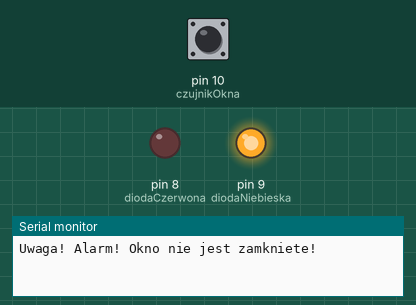
Simulated run of this sketch. Board: Arduino Uno, built with avr-gcc and run on an emulated ATmega328P. Shown: output pins drawn as LEDs (lit = HIGH), the last lines printed to the serial monitor. The inputs (shaded band) are chosen by the test bench; at power-on: pin 10 (czujnikOkna) HIGH.

Above: at 1.2 s.
1.3 s: pin 10 (czujnikOkna) pulled LOW for 0.15 s
At 1.37 s:
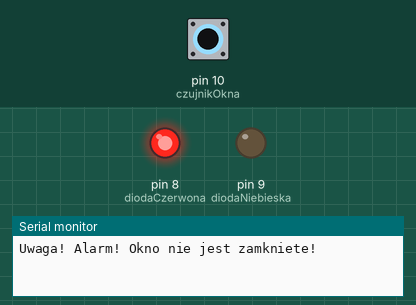
2.9 s: pin 10 (czujnikOkna) pulled LOW for 3.2 s
At 7.2 s:
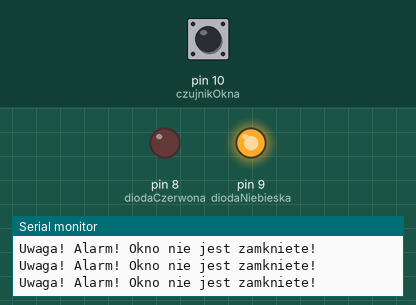
Timing chart, 0 to 8.7 s (numbered marks = the images above; inputs shaded):
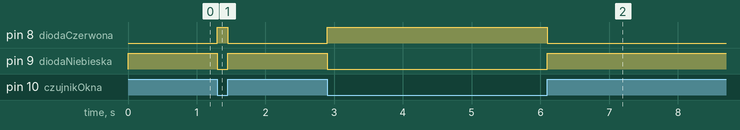

The sketch:

window_open_detector.ino
```cpp
#define diodaCzerwona 8
#define diodaNiebieska 9
#define czujnikOkna 10

void setup() {
  Serial.begin(9600);

  pinMode(diodaCzerwona, OUTPUT); //Wyjście diody zielonej
  pinMode(diodaNiebieska, OUTPUT); //Wyjście diody czerwonej
  pinMode(czujnikOkna, INPUT_PULLUP); //Przycisk

  digitalWrite(diodaCzerwona, LOW);
  digitalWrite(diodaNiebieska, LOW);

}

void loop() {

  if (digitalRead(czujnikOkna) == LOW) {
    digitalWrite(diodaCzerwona, HIGH);
    digitalWrite(diodaNiebieska, LOW);
  } else {
    digitalWrite(diodaCzerwona, LOW);
    digitalWrite(diodaNiebieska, HIGH);
    Serial.println("Uwaga! Alarm! Okno nie jest zamkniete!");

    while (digitalRead(czujnikOkna) == HIGH) {
      //Zatrzymujemy się w pustej pętli do ponownego zamknięcia okna
      delay(25); //W pętli wprowadzamy małe opóźnienie 25ms, aby niwelować zakłócenia
    }
  }

}
```

Measured:
- after the input at 1.3 s, pin 8 (diodaCzerwona): LOW → HIGH at once, → LOW 0.15 s later; pin 9 (diodaNiebieska): HIGH → LOW at once, → HIGH 0.15 s later
- after the input at 2.9 s, pin 8 (diodaCzerwona): LOW → HIGH at once, → LOW 3.2 s later; pin 9 (diodaNiebieska): HIGH → LOW at once, → HIGH 3.2 s later
